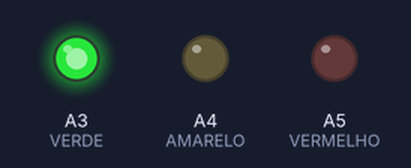
Bench run of a sketch on a simulated Arduino Uno, built with avr-gcc and run on an emulated ATmega328P. Parts: output pins drawn as LEDs (lit = HIGH).

Above: at 1.5 s.
At 4.0 s:
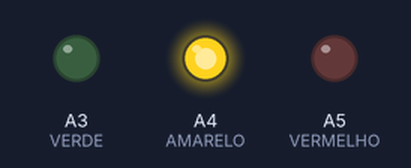
At 6.5 s:
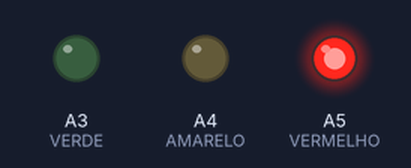
Timing chart, 0 to 10.4 s (numbered marks = the images above):
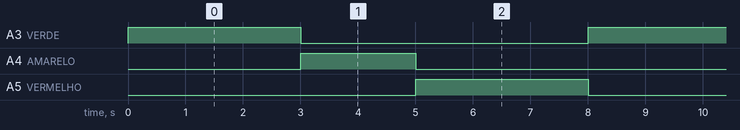

Measured:
- by itself, A3 (VERDE), A5 (VERMELHO): alternates HIGH for 3.0 s and LOW for 5.0 s
- by itself, A4 (AMARELO): alternates HIGH for 2.0 s and LOW for 6.0 s
- by itself, everything shown: repeats every 8.0 s, in 4 steps

The sketch:

Arduino_semaforo.ino
```cpp
#define VERDE A3
#define AMARELO A4
#define VERMELHO A5

void setup() {
  pinMode (VERDE, OUTPUT);
  pinMode (AMARELO, OUTPUT);
  pinMode (VERMELHO, OUTPUT);

}

void loop() {
  digitalWrite(VERDE, HIGH);
  delay(3000); //Fica verde por 3 segundos ou 3000 milisegundos
  digitalWrite(VERDE, LOW);
  digitalWrite(AMARELO, HIGH);
  delay(2000);
  digitalWrite(AMARELO, LOW);
  digitalWrite(VERMELHO, HIGH);
  delay(3000);
  digitalWrite(VERMELHO, LOW);
}
```
